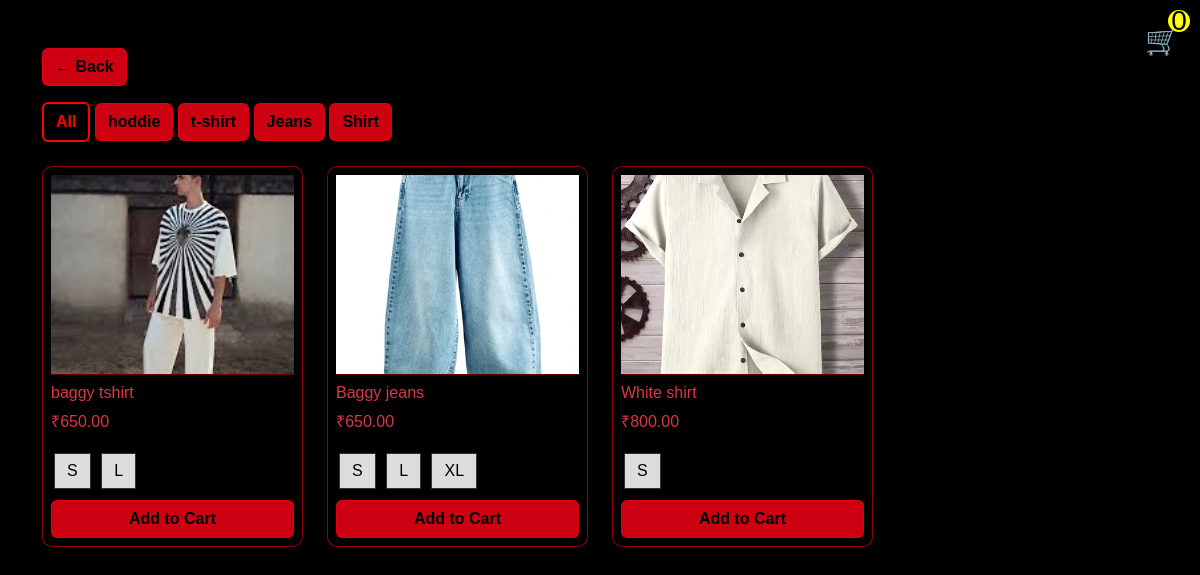
Page /men.php on the committed database.
### tables this page shows
CREATE TABLE `categories` (
  `id` int NOT NULL,
  `category_name` varchar(100) DEFAULT NULL
);

CREATE TABLE `products` (
  `id` int NOT NULL,
  `name` varchar(255) DEFAULT NULL,
  `price` decimal(10,2) DEFAULT NULL,
  `image` varchar(255) DEFAULT NULL,
  `category_id` int DEFAULT NULL,
  `description` text,
  `stock` int DEFAULT NULL,
  `size` varchar(255) DEFAULT NULL
);

CREATE TABLE `product_sizes` (
  `id` int NOT NULL,
  `product_id` int NOT NULL,
  `size` varchar(10) NOT NULL,
  `stock` int NOT NULL DEFAULT '0'
);

### men.php (the view, shortened to what this page needs)
<?php
include "connect.php";
$category_id = isset($_GET['category']) ? (int)$_GET['category'] : 0;
$categories = $conn->query("SELECT * FROM categories");
if($category_id > 0){
    $items = $conn->query("SELECT * FROM products WHERE category_id = $category_id");
} else {
    $items = $conn->query("SELECT * FROM products");
}
$cart_count = 0;
?>
<!DOCTYPE html>
<html>
<head>
    <link href="style.css" rel="stylesheet">
    <link href="https://cdn.jsdelivr.net/npm/bootstrap@5.3.2/dist/css/bootstrap.min.css" rel="stylesheet">
</head>
<body>
<div id="cart-icon">
    🛒
    <div id="cart-count"><?= $cart_count ?></div>
</div>
<div class="container py-5">
    <a href="index.php" class="btn btn-red">← Back</a>
    <div class="mb-4 mt-3">
        <a href="men.php" class="btn btn-red <?= $category_id == 0 ? 'active' : '' ?>">All</a>
        <?php while($cat = $categories->fetch_assoc()): ?>
            <a href="men.php?category=<?= $cat['id'] ?>"
               class="btn btn-red <?= $category_id == $cat['id'] ? 'active' : '' ?>">
                <?= htmlspecialchars($cat['category_name']) ?>
            </a>
        <?php endwhile; ?>
    </div>
    <div class="row g-4">
        <?php while($row = $items->fetch_assoc()): ?>
            <?php
            $product_id = $row['id'];
            $sizes = $conn->query("SELECT size, stock FROM product_sizes WHERE product_id = $product_id");
            ?>
            <div class="col-md-3">
                <div class="product-card p-2">
                    <img src="upload/<?= htmlspecialchars($row['image']) ?>" class="product-img">
                    <h6 class="text-danger mt-2"><?= htmlspecialchars($row['name']) ?></h6>
                    <p class="text-danger">₹<?= htmlspecialchars($row['price']) ?></p>
                    <div class="sizes-container" data-product-id="<?= $product_id ?>">
                        <?php while($sz = $sizes->fetch_assoc()): ?>
                            <button
                                class="size-btn <?= $sz['stock'] == 0 ? 'disabled' : '' ?>"
                                data-size="<?= $sz['size'] ?>"
                                data-stock="<?= $sz['stock'] ?>"
                                <?= $sz['stock'] == 0 ? 'disabled' : '' ?>
                            >
                                <?= strtoupper($sz['size']) ?> <?= $sz['stock'] == 0 ? "(Out)" : "" ?>
                            </button>
                        <?php endwhile; ?>
                    </div>
                    <button class="btn btn-red w-100 mt-2 add-to-cart" data-id="<?= $product_id ?>">
                        Add to Cart
                    </button>
                </div>
            </div>
        <?php endwhile; ?>
    </div>
</div>
</body>
</html>

### style.css (style rules this page uses)
body { background-color: black; font-family: Arial; color: white; }
.btn-red { background-color: rgba(238,0,20,0.86); color: black; font-weight: bold; }
.product-card { background-color: #000; border: 1px solid rgba(238,0,20,0.6); transition: 0.3s; }
.product-img { height: 200px; object-fit: cover; border-bottom: 1px solid rgba(255,0,0,0.4); }

### men.php (style rules this page uses)
body { background-color: black; font-family: Arial; }
.product-card { background-color: #000; border: 1px solid rgba(238,0,20,0.6); transition: 0.3s; border-radius: 10px; }
.product-img { height: 200px; width: 100%; object-fit: cover; }
.btn-red { background-color: rgba(238,0,20,0.86); color: black; font-weight: bold; border: 1px solid rgba(238,0,20,0.6); }
.selected-style, .btn-red.active, .btn-red:active, .btn-red:focus { background-color: black !important; color: red !important; border: 2px solid red !important; font-weight: bold !important; }
.size-btn { padding: 5px 12px; margin: 3px; background: #ddd; border: 1px solid #333; cursor: pointer; }
#cart-icon { position: fixed; top: 20px; right: 20px; font-size: 28px; color: red; cursor: pointer; }
#cart-count { position: absolute; top: -10px; right: -10px; background: yellow; color: black; border-radius: 50%; width: 22px; height: 22px; display: flex; justify-content: center; align-items: center; }

### rows in the picture
categories: category_name "hoddie"
categories: category_name "t-shirt"
categories: category_name "Jeans"
categories: category_name "Shirt"
products: image (picture), name "baggy tshirt", price "650.00"
product_sizes: size "S"
product_sizes: size "L"
products: image (picture), name "Baggy jeans", price "650.00"
product_sizes: size "S"
product_sizes: size "L"
product_sizes: size "XL"
products: image (picture), name "White shirt", price "800.00"
product_sizes: size "S"

### other values in the picture
$cart_count "0"
